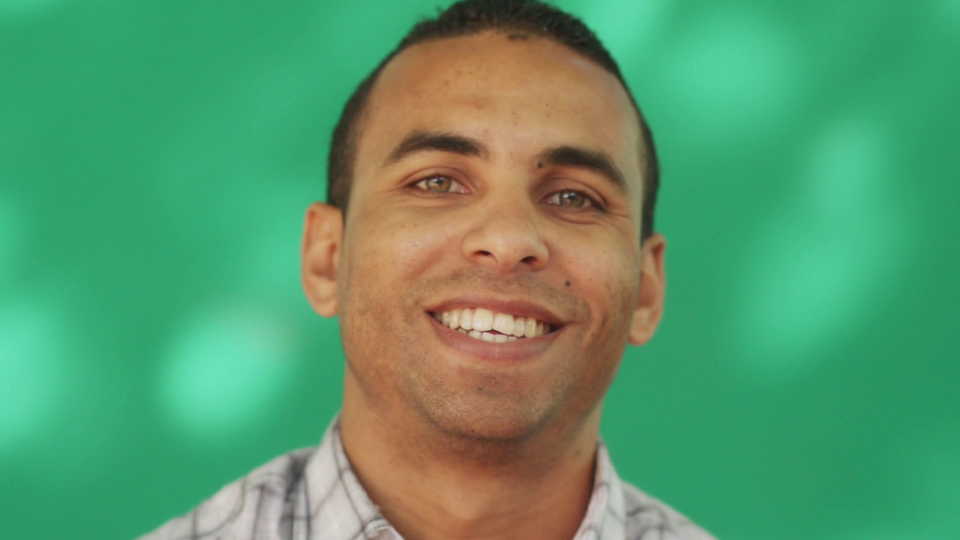
#> input picture Digital Image Processing/Emotion_Dectition/files/sample.png, 1920 x 1080 px (shown at 1/2 size)
$ jupyter execute --allow-errors Emotion_Detection.ipynb
#> lines starting #> are read from the running program, lines starting #| are printed output that depends on the picture
#> (reads Digital Image Processing/Emotion_Dectition/fer.json from the repository)
[cell 1]
import pandas as pd
import numpy as np
from keras.models import Sequential,model_from_json
from keras.layers import Dense,Conv2D,Flatten,Dropout,MaxPool2D,Activation
from keras.layers.core import Flatten,Dense,Dropout
from keras.layers.convolutional import Convolution2D,MaxPooling2D,ZeroPadding2D
from tensorflow.keras.optimizers import SGD
from keras.utils.np_utils import to_categorical
from keras.preprocessing import image
from keras.preprocessing.image import img_to_array
from keras.losses import categorical_crossentropy
import matplotlib.pyplot as plt
import cv2

#> (a cell that did not finish here is left out)

#> (a cell that did not finish here is left out)

[cell 4]
x_train,train_y,x_test,test_y = [],[],[],[]

#> (a cell that did not finish here is left out)

[cell 6]
x_train = np.array(x_train,'float32')
train_y = np.array(train_y,'float32')
x_test = np.array(x_test,'float32')
test_y = np.array(test_y,'float32')

[cell 7]
ii = 1
#> (the rest of this cell did not finish here and is left out)

[cell 8]
# setting variables for train
num_features = 64
num_labels = 7
batch_size = 64
epochs = 50
width,height = 48,48

#> (a cell that did not finish here is left out)

[cell 10]
# normalizing data between 0 and 1
x_train -= np.mean(x_train,axis=0)
x_train /= np.std(x_train,axis=0)

x_test -= np.mean(x_test,axis=0)
x_test /= np.std(x_test,axis=0)

# convert to 2d image
x_train = x_train.reshape(x_train.shape[0],48,48,1)
x_test = x_test.reshape(x_test.shape[0],48,48,1)
print(x_train.shape)

#> (a cell that did not finish here is left out)

#> (a cell that did not finish here is left out)

[cell 13]
# Train the model
# model.fit(x_train,train_y,batch_size= batch_size,epochs = epochs, verbose=1, validation_data=(x_test,test_y),shuffle=True)

[cell 14]
# result = model.evaluate(x_test,test_y)

[cell 15]
# print('Test accuracy: ',result[1])

[cell 16]
# [5 lines of commented-out code are left out]

# Test with image

#> (a cell that did not finish here is left out)

[cell 18]
# from file
sample_image = cv2.imread('files/sample.png')
#> sample_image is the input picture: shape (1080, 1920, 3); mean B, G, R 107.1, 152.5, 87.7

# [4 lines of commented-out code are left out]

sample_image1 = cv2.cvtColor(sample_image,cv2.COLOR_BGR2RGB)
sample_image = cv2.cvtColor(sample_image,cv2.COLOR_BGR2GRAY)
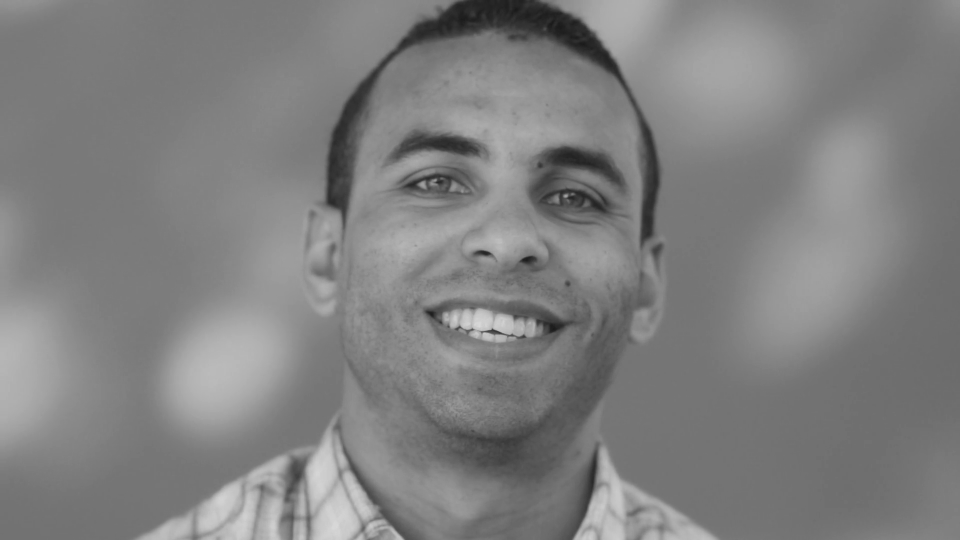
#> sample_image: shape (1080, 1920) (shown at 1/2 size); min 24, max 217, mean 127.9
plt.imshow(sample_image1)
plt.show()

[cell 19]
# test with files
sample_image = cv2.imread('files/sample.png')
sample_image1 = cv2.cvtColor(sample_image,cv2.COLOR_BGR2RGB)
sample_image = cv2.cvtColor(sample_image,cv2.COLOR_BGR2GRAY)

faces = cv2.CascadeClassifier('haarcascade_frontalface_default.xml').detectMultiScale(sample_image,1.2,4)
#> faces = [[634, 80, 724, 724]]
print('face rectangle: ',faces)
#| face rectangle:  [[634  80 724 724]]
# Draw rectange around faces
#> (the rest of this cell did not finish here and is left out)
